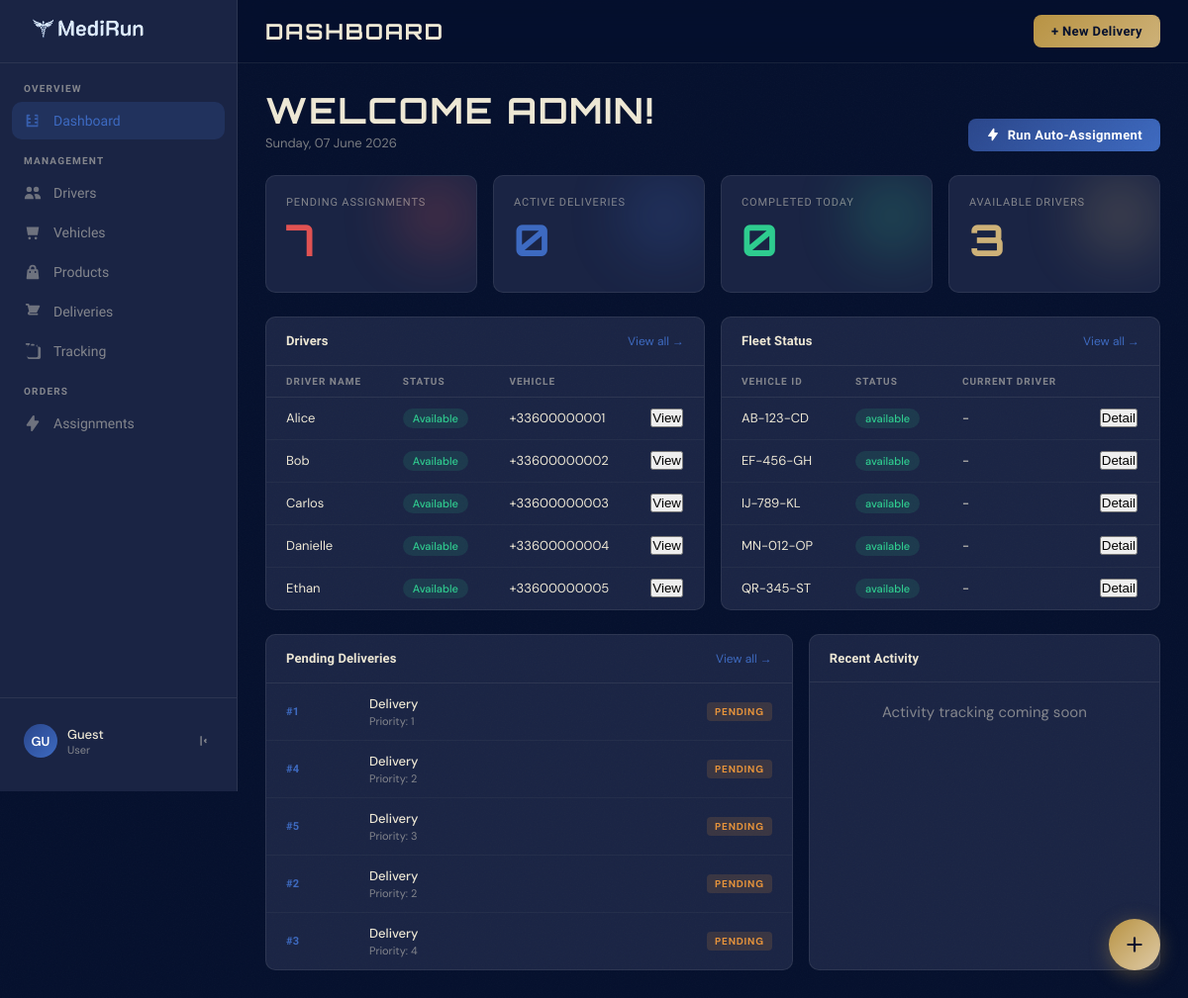
/src/frontend/pages/index.php, run on the app's committed database.
### tables this page shows
CREATE TABLE drivers (
  id INT AUTO_INCREMENT PRIMARY KEY,
  name VARCHAR(255) NOT NULL,
  phone VARCHAR(32),
  license_number VARCHAR(64),
  base_vehicle_id INTEGER,
  CONSTRAINT fk_drivers_base_vehicle
    FOREIGN KEY (base_vehicle_id) REFERENCES vehicles(id)
);

CREATE TABLE vehicles (
  id INT AUTO_INCREMENT PRIMARY KEY,
  vehicle_type_id INTEGER,
  plate VARCHAR(64),
  refrigerated BOOLEAN DEFAULT FALSE,
  status VARCHAR(32) DEFAULT 'available',  
  CONSTRAINT fk_vehicles_vehicle_type
    FOREIGN KEY (vehicle_type_id) REFERENCES vehicle_types(id) ON DELETE SET NULL
);

CREATE TABLE deliveries (
  id INT AUTO_INCREMENT PRIMARY KEY,
  client_id INTEGER,
  created_at TIMESTAMP DEFAULT CURRENT_TIMESTAMP,
  pickup_time TIMESTAMP,  
  deadline TIMESTAMP,     
  priority SMALLINT DEFAULT 3,  
  status VARCHAR(32) DEFAULT 'pending',  
  temperature_sensitive BOOLEAN DEFAULT FALSE,
  total_weight_kg NUMERIC(10,3) DEFAULT 0,
  total_volume_m3 NUMERIC(10,4) DEFAULT 0,
  notes TEXT,
  CONSTRAINT fk_deliveries_client
    FOREIGN KEY (client_id) REFERENCES clients(id) ON DELETE SET NULL
);

### src/backend/db/Database.php (called while the page is built, shortened)
<?php
class Database {
    private static ?PDO $conn = null;
    public static function getConnection(): PDO
    {
        if (self::$conn instanceof PDO) {
            return self::$conn;
        }
        $host = getenv('DB_HOST') ?: '127.0.0.1';
        $db   = getenv('DB_NAME') ?: 'rla_medical_delivery';
        $user = getenv('DB_USER') ?: 'root';
        $pass = getenv('DB_PASS') ?: '';
        $port = getenv('DB_PORT') ?: '3306';
        $dsn = "mysql:host={$host};port={$port};dbname={$db};charset=utf8mb4";
        $options = [
            PDO::ATTR_ERRMODE => PDO::ERRMODE_EXCEPTION,
            PDO::ATTR_DEFAULT_FETCH_MODE => PDO::FETCH_ASSOC,
            PDO::ATTR_EMULATE_PREPARES => false,
        ];
        try {
            self::$conn = new PDO($dsn, $user, $pass, $options);
            return self::$conn;
        } catch (PDOException $e) {
            error_log('Database connection failed: ' . $e->getMessage());
            throw $e;
        }
    }
}

### src/backend/db/DriversRepository.php (called while the page is built, shortened)
<?php
require_once __DIR__ . '/Database.php';
class DriversRepository {
    private PDO $db;
    public function __construct()
    {
        $this->db = Database::getConnection();
    }
    public function findAvailableDrivers(): array
    {
        $sql = <<<SQL
SELECT d.*
FROM drivers d
LEFT JOIN delivery_assignments a
  ON a.driver_id = d.id AND a.assignment_status IN ('assigned','started')
WHERE a.id IS NULL
SQL;
        $stmt = $this->db->query($sql);
        return $stmt->fetchAll();
    }
}

### src/frontend/pages/index.php (the view, shortened to what this page needs)
<!DOCTYPE html>
<html lang="en">
<head>
  <link href="../css/style.css" rel="stylesheet"/>
</head>
<?php
require_once __DIR__ . '/../../backend/db/DeliveriesRepository.php';
require_once __DIR__ . '/../../backend/db/DriversRepository.php';
require_once __DIR__ . '/../../backend/db/Database.php';
$db = Database::getConnection();
$driversRepo = new DriversRepository();
$stmt = $db->prepare('SELECT COUNT(*) as count FROM deliveries WHERE status = ?');
$stmt->execute(['pending']);
$pendingCount = $stmt->fetch()['count'];
$stmt = $db->prepare('SELECT COUNT(*) as count FROM deliveries WHERE status = ?');
$stmt->execute(['in_progress']);
$activeCount = $stmt->fetch()['count'];
$stmt = $db->prepare('SELECT COUNT(*) as count FROM deliveries WHERE status = ? AND DATE(created_at) = CURDATE()');
$stmt->execute(['done']);
$completedTodayCount = $stmt->fetch()['count'];
$availableDrivers = $driversRepo->findAvailableDrivers();
$availableCount = count($availableDrivers);
$stmt = $db->prepare('SELECT d.id, d.name, d.phone FROM drivers d LIMIT 5');
$stmt->execute();
$dashboardDrivers = $stmt->fetchAll();
$stmt = $db->prepare('SELECT v.id, v.status, v.plate FROM vehicles v LIMIT 5');
$stmt->execute();
$dashboardVehicles = $stmt->fetchAll();
$stmt = $db->prepare('SELECT de.id, de.priority, de.created_at FROM deliveries de WHERE de.status = ? ORDER BY de.deadline ASC LIMIT 5');
$stmt->execute(['pending']);
$pendingDeliveries = $stmt->fetchAll();
?>
<body>
  <?php include('../components/nav.php'); ?>
  <div class="main-wrap">
    <header class="topbar">
      <span class="topbar-title">Dashboard</span>
      <div class="topbar-actions">
        <button class="btn btn-gold" id="newDeliveryBtn" type="button">+ New Delivery</button>
      </div>
    </header>
    <main class="content">
      <div class="page-header">
        <div>
          <h1>Welcome <?php echo htmlspecialchars($_SESSION['username'] ?? 'Admin'); ?>!</h1>
          <p><?php echo date('l, d F Y'); ?></p>
        </div>
        <button class="btn btn-primary" id="runAutoAssignBtn" type="button">
          <svg width="14" height="14" viewBox="0 0 20 20" fill="currentColor">
            <path fill-rule="evenodd" d="M11.3 1.046A1 1 0 0112 2v5h4a1 1 0 01.82 1.573l-7 10A1 1 0 018 18v-5H4a1 1 0 01-.82-1.573l7-10a1 1 0 011.12-.38z" clip-rule="evenodd"/>
          </svg>
          Run Auto-Assignment
        </button>
      </div>
      <div class="metrics-row">
        <div class="metric-card c-red">
          <div class="metric-label">Pending Assignments</div>
          <div class="metric-value"><?php echo $pendingCount; ?></div>
        </div>
        <div class="metric-card c-blue">
          <div class="metric-label">Active Deliveries</div>
          <div class="metric-value"><?php echo $activeCount; ?></div>
        </div>
        <div class="metric-card c-green">
          <div class="metric-label">Completed Today</div>
          <div class="metric-value"><?php echo $completedTodayCount; ?></div>
        </div>
        <div class="metric-card c-gold">
          <div class="metric-label">Available Drivers</div>
          <div class="metric-value"><?php echo $availableCount; ?></div>
        </div>
      </div>
      <div class="panels-row">
        <div class="panel">
          <div class="panel-header">
            <span class="panel-title">Drivers</span>
            <span class="panel-action"><a href="drivers.php" style="color:inherit">View all →</a></span>
          </div>
          <table class="data-table">
            <thead>
              <tr>
                <th>Driver Name</th>
                <th>Status</th>
                <th>Vehicle</th>
                <th></th>
              </tr>
            </thead>
            <tbody>
              <?php if (!empty($dashboardDrivers)): ?>
                <?php foreach ($dashboardDrivers as $driver): ?>
                  <tr>
                    <td><?php echo htmlspecialchars($driver['name']); ?></td>
                    <td><span class="status-pill pill-green">Available</span></td>
                    <td><?php echo htmlspecialchars($driver['phone'] ?? 'N/A'); ?></td>
                    <td><button type="button">View</button></td>
                  </tr>
                <?php endforeach; ?>
              <?php else: ?>
                <tr><td colspan="4" style="text-align:center;padding:20px;color:var(--text-muted)">No drivers available</td></tr>
              <?php endif; ?>
            </tbody>
          </table>
        </div>
        <div class="panel">
          <div class="panel-header">
            <span class="panel-title">Fleet Status</span>
            <span class="panel-action"><a href="vehicles.php" style="color:inherit">View all →</a></span>
          </div>
          <table class="data-table">
            <thead>
              <tr>
                <th>Vehicle ID</th>
                <th>Status</th>
                <th>Current Driver</th>
                <th></th>
              </tr>
            </thead>
            <tbody>
              <?php if (!empty($dashboardVehicles)): ?>
                <?php foreach ($dashboardVehicles as $vehicle): ?>
                  <tr>
                    <td><?php echo htmlspecialchars($vehicle['plate']); ?></td>
                    <td><span class="status-pill pill-green"><?php echo htmlspecialchars($vehicle['status']); ?></span></td>
                    <td>-</td>
                    <td><button type="button">Detail</button></td>
                  </tr>
                <?php endforeach; ?>
              <?php else: ?>
                <tr><td colspan="4" style="text-align:center;padding:20px;color:var(--text-muted)">No vehicles available</td></tr>
              <?php endif; ?>
            </tbody>
          </table>
        </div>
      </div>
      <div class="bottom-row">
        <div class="panel">
          <div class="panel-header">
            <span class="panel-title">Pending Deliveries</span>
            <span class="panel-action"><a href="deliveries.php" style="color:inherit">View all →</a></span>
          </div>
          <?php if (!empty(array_slice($pendingDeliveries, 0, 5))): ?>
            <?php foreach (array_slice($pendingDeliveries, 0, 5) as $delivery): ?>
              <div class="queue-item">
                <div class="queue-id">#<?php echo htmlspecialchars($delivery['id']); ?></div>
                <div class="queue-info">
                  <div class="queue-dest">Delivery</div>
                  <div class="queue-meta">Priority: <?php echo htmlspecialchars($delivery['priority'] ?? 'N/A'); ?></div>
                </div>
                <div class="queue-priority prio-high">Pending</div>
              </div>
            <?php endforeach; ?>
          <?php else: ?>
            <div style="padding:20px;text-align:center;color:var(--text-muted)">No pending deliveries</div>
          <?php endif; ?>
        </div>
        <div class="panel">
          <div class="panel-header">
            <span class="panel-title">Recent Activity</span>
          </div>
          <div style="padding:20px;text-align:center;color:var(--text-muted)">
            Activity tracking coming soon
          </div>
        </div>
      </div>
    </main>
  </div>
  <button class="fab" title="New Delivery" id="newDeliveryFab" type="button">
    <svg width="22" height="22" viewBox="0 0 20 20" fill="currentColor">
      <path fill-rule="evenodd" d="M10 3a1 1 0 011 1v5h5a1 1 0 110 2h-5v5a1 1 0 11-2 0v-5H4a1 1 0 110-2h5V4a1 1 0 011-1z" clip-rule="evenodd"/>
    </svg>
  </button>
</body>
</html>

### src/frontend/components/nav.php (shortened to what this page needs)
<?php
$currentPage = basename($_SERVER['PHP_SELF']);
$userName = 'Guest';
$userRole = 'User';
$avatarInitials = 'GU';
  $loginHref = '../../../login.php';
  $logoutHref = '../../../logout.php?return=login.php';
?>
<aside class="sidebar">
    <div class="sidebar-logo">
      <a href="<?php echo htmlspecialchars($loginHref); ?>" aria-label="Go to login page">
        <img class="logo-text" src="../assets/logo.png" alt="Logo">
      </a>
    </div>
    <nav class="nav-section">
      <div class="nav-label">Overview</div>
      <?php if ($userRole === 'Driver'): ?>
        <a href="tracking.php" class="nav-item <?php echo ($currentPage === 'tracking.php') ? 'active' : ''; ?>">
          <svg class="nav-icon" viewBox="0 0 20 20" fill="currentColor">
            <path d="M9 2a1 1 0 000 2h2a1 1 0 100-2H9z"/>
            <path fill-rule="evenodd" d="M4 5a2 2 0 012-2 1 1 0 000-2H3a1 1 0 000 2h1a1 1 0 010 2v10a2 2 0 002 2h8a2 2 0 002-2V5a1 1 0 110-2h-1a1 1 0 000 2h2a2 2 0 012 2v10a2 2 0 01-2 2H6a2 2 0 01-2-2V5z" clip-rule="evenodd"/>
          </svg>
          Tracking
        </a>
      <?php else: ?>
        <a href="index.php" class="nav-item <?php echo ($currentPage === 'index.php') ? 'active' : ''; ?>">
          <svg class="nav-icon" viewBox="0 0 20 20" fill="currentColor">
            <path d="M3 4a1 1 0 011-1h2a1 1 0 010 2H5v2h2a1 1 0 110 2H5v2h2a1 1 0 110 2H5v2h10v-2h-2a1 1 0 110-2h2v-2h-2a1 1 0 110-2h2V5h-2a1 1 0 110-2h2a1 1 0 011 1v12a1 1 0 01-1 1H4a1 1 0 01-1-1V4z"/>
          </svg>
          Dashboard
        </a>
        <div class="nav-label" style="margin-top:16px;">Management</div>
        <a href="drivers.php" class="nav-item <?php echo ($currentPage === 'drivers.php') ? 'active' : ''; ?>">
          <svg class="nav-icon" viewBox="0 0 20 20" fill="currentColor">
            <path d="M9 6a3 3 0 11-6 0 3 3 0 016 0zM17 6a3 3 0 11-6 0 3 3 0 016 0zM12.93 17c.046-.327.07-.66.07-1a6.97 6.97 0 00-1.5-4.33A5 5 0 0119 16v1h-6.07zM6 11a5 5 0 015 5v1H1v-1a5 5 0 015-5z"/>
          </svg>
          Drivers
        </a>
        <a href="vehicles.php" class="nav-item <?php echo ($currentPage === 'vehicles.php') ? 'active' : ''; ?>">
          <svg class="nav-icon" viewBox="0 0 20 20" fill="currentColor">
            <path d="M8 16.5a1.5 1.5 0 11-3 0 1.5 1.5 0 013 0zM15 16.5a1.5 1.5 0 11-3 0 1.5 1.5 0 013 0z"/>
            <path d="M3 4h14l-1.5 9H4.5L3 4z"/>
          </svg>
          Vehicles
        </a>
        <a href="products.php" class="nav-item <?php echo ($currentPage === 'products.php') ? 'active' : ''; ?>">
          <svg class="nav-icon" viewBox="0 0 20 20" fill="currentColor">
            <path fill-rule="evenodd" d="M10 2a4 4 0 00-4 4v1H5a1 1 0 00-.994.89l-1 9A1 1 0 004 18h12a1 1 0 00.994-1.11l-1-9A1 1 0 0015 7h-1V6a4 4 0 00-4-4zm2 5V6a2 2 0 10-4 0v1h4zm-6 3a1 1 0 112 0 1 1 0 01-2 0zm7-1a1 1 0 100 2 1 1 0 000-2z" clip-rule="evenodd"/>
          </svg>
          Products
        </a>
        <a href="deliveries.php" class="nav-item <?php echo ($currentPage === 'deliveries.php') ? 'active' : ''; ?>">
          <svg class="nav-icon" viewBox="0 0 20 20" fill="currentColor">
            <path d="M3 1a1 1 0 000 2h1.22l.305 1.222a.997.997 0 00.01.042l1.358 5.43-.893.892C3.74 11.846 4.632 14 6.414 14H15a1 1 0 000-2H6.414l1-1H14a1 1 0 00.894-.553l3-6A1 1 0 0017 3H6.28l-.31-1.243A1 1 0 005 1H3z"/>
          </svg>
          Deliveries
        </a>
        <a href="tracking.php" class="nav-item <?php echo ($currentPage === 'tracking.php') ? 'active' : ''; ?>">
          Tracking
        </a>
        <div class="nav-label" style="margin-top:16px;">Orders</div>
        <a href="assignments.php" class="nav-item <?php echo ($currentPage === 'assignments.php') ? 'active' : ''; ?>">
          <svg class="nav-icon" viewBox="0 0 20 20" fill="currentColor">
            <path fill-rule="evenodd" d="M11.3 1.046A1 1 0 0112 2v5h4a1 1 0 01.82 1.573l-7 10A1 1 0 018 18v-5H4a1 1 0 01-.82-1.573l7-10a1 1 0 011.12-.38z" clip-rule="evenodd"/>
          </svg>
          Assignments
        </a>
      <?php endif; ?>
    </nav>
    <div class="sidebar-footer">
      <a href="<?php echo htmlspecialchars($logoutHref); ?>" class="user-chip" style="display: flex; align-items: center; gap: 10px; padding: 10px 12px; border-radius: var(--radius); cursor: pointer; transition: background 0.18s;" onmouseover="this.style.background='rgba(255,247,227,0.04)'" onmouseout="this.style.background=''">
        <div class="avatar"><?php echo htmlspecialchars($avatarInitials); ?></div>
        <div class="user-info">
          <div class="user-name"><?php echo htmlspecialchars($userName); ?></div>
          <div class="user-role"><?php echo htmlspecialchars($userRole); ?></div>
        </div>
      </a>
    </div>
  </aside>

### data on the page
drivers: name "Alice", phone "+33600000001"
drivers: name "Bob", phone "+33600000002"
drivers: name "Carlos", phone "+33600000003"
drivers: name "Danielle", phone "+33600000004"
drivers: name "Ethan", phone "+33600000005"
vehicles: plate "AB-123-CD", status "available"
vehicles: plate "EF-456-GH", status "available"
vehicles: plate "IJ-789-KL", status "available"
vehicles: plate "MN-012-OP", status "available"
vehicles: plate "QR-345-ST", status "available"
deliveries: id "1", priority "1"
deliveries: id "4", priority "2"
deliveries: id "5", priority "3"
deliveries: id "2", priority "2"
deliveries: id "3", priority "4"

### other printed values
$avatarInitials "GU"
$userName "Guest"
$userRole "User"
$_SESSION['username'] "ADMIN"
$pendingCount "7"
$activeCount "0"
$completedTodayCount "0"
$availableCount "3"
